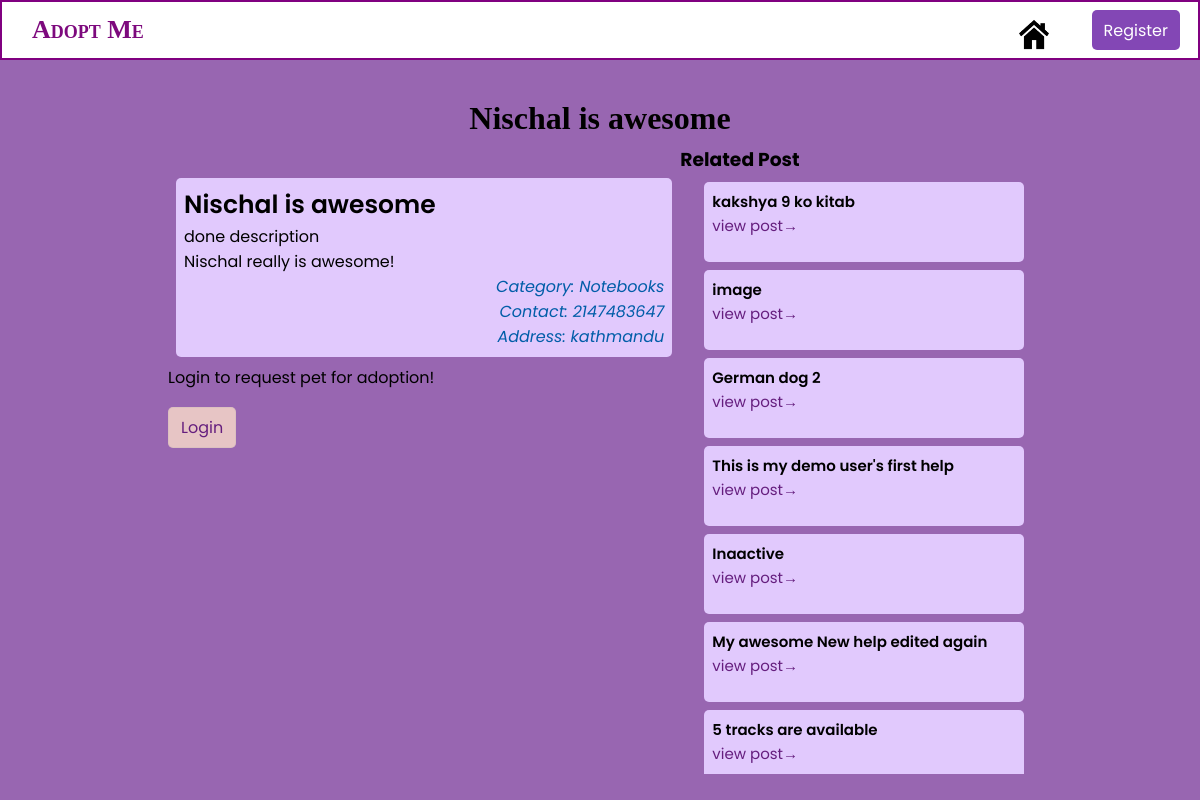
The app's page /help-detail.php?help_id=29 with its own data.
### tables this page shows
CREATE TABLE `pets` (
  `id` int(11) NOT NULL,
  `title` varchar(255) NOT NULL,
  `description` text NOT NULL,
  `location` varchar(255) NOT NULL,
  `contact` int(11) NOT NULL,
  `helper_id` int(10) UNSIGNED NOT NULL,
  `category` int(10) UNSIGNED DEFAULT NULL,
  `created_at` datetime NOT NULL DEFAULT current_timestamp(),
  `active` int(11) NOT NULL DEFAULT 1,
  `image` varchar(255) DEFAULT NULL
);

CREATE TABLE `pets_category` (
  `id` int(11) NOT NULL,
  `name` varchar(256) NOT NULL,
  `description` varchar(1000) DEFAULT NULL
);

### help-detail.php (the view, shortened to what this page needs)
<?php
include "./includes/function.php";
if (isset($_GET['help_id'])) :
    $help_id = $_GET['help_id'];
    $help_res = getPetById($help_id);
    if ($help_res->num_rows != 0) :
        while ($row = $help_res->fetch_object()) {
            $help = $row;
        }
    else :
        $_SESSION['message'] = array('type' => 'danger', 'msg' => 'Pet not found!');
        header('Location: /list.php');
        exit();
    endif;
else :
    $_SESSION['message'] = array('type' => 'danger', 'msg' => 'Pet not found!');
    header('Location: /list.php');
    exit();
endif;
?>
<!DOCTYPE html>
<html lang="en">
<head>
    <link rel="stylesheet" href="./styles/main.css">
    <link rel="stylesheet" href="./styles/nav.css">
    <link rel="stylesheet" href="./styles/list.css">
</head>
<body>
    <?php include("./partials/nav.php") ?>
    <div class="container">
        <div class="title">
            <h1><?= $help->title ?></h1>
        </div>
        <div class="data-section">
            <div class="render-section">
                <div class="">
                </div>
                <div class="">
                    <div class='help-item'>
                        <div class='help-title'>
                            <h3><?= $help->title ?></h3>
                        </div>
                        <div class='help-description'>
                            <p><?= $help->description ?></p>
                        </div>
                        <div class='help-meta help-meta-category'>
                            Category: <?php echoCategoryName($help->category); ?>
                        </div>
                        <div class='help-meta help-meta-contact'>
                            Contact: <?= $help->contact ?>
                        </div>
                        <div class='help-meta help-meta-location'>
                            Address: <?= $help->location ?>
                        </div>
                    </div>
                </div>
                <?php if (isAuthenticated()) : ?>
                    <?php if (!checkRequestSent($help->id)) : ?>
                        <form action="./send_request.php" method="post">
                            <input type="hidden" name="pet_id" value="<?= $help->id ?>">
                            Message: <input type="message" placeholder="Please provide your full detail. Your LOCATION is a must! Your message should be convincing to the owner of the post." name="message" value="" required>
                            <br>
                            <button type="submit" name="post_request">REQUEST</button>
                        </form>
                    <?php else : ?>
                        Pet adoption request sent!
                    <?php endif; ?>
                <?php else : ?>
                    Login to request pet for adoption!<br><br>
                    <a class="btn btnz" href="./login.php">Login</a>
                <?php endif; ?>
            </div>
            <div class="">
                <h3>Related Post</h3>
                <div class="related-helps">
                    <?php
                    $rel_helps = getRelatedDonations($cat = $help->category, $cur_help_id = $help->id);
                    foreach ($rel_helps as $help) {
                    ?>
                        <div class='help-item'>
                            <div class='help-title'>
                                <h3><?= $help['title'] ?></h3>
                            </div>
                            <div class="view-more"><a href="./help-detail.php?help_id=<?= $help['id'] ?>" class="">view post&rarr;</a></div>
                        </div>
                    <?php
                    }
                    ?>
                </div>
            </div>
        </div>
    </div>
</body>
</html>

### includes/function.php (shortened to what this page needs)
<?php
require_once('database.php');
function isAuthenticated()
{
    return isset($_SESSION['user']);
}
function getPetById($pet_id = NULL, $owner = NULL)
{
    global $conn;
    if ($pet_id !== "" && $pet_id !== NULL && $pet_id !== 0) {
        if ($owner == NULL) {
            $sql = $conn->prepare("SELECT * FROM `pets` WHERE `id` = ?");
            $sql->bind_param('i', $pet_id);
        } else {
            $sql = $conn->prepare("SELECT * FROM `pets` WHERE `id` = ? AND `helper_id` = ?");
            $sql->bind_param('ii', $pet_id, $owner);
        }
        $sql->execute();
        $help = $sql->get_result();
        return $help;
    } else {
        return NULL;
    }
}
function echoCategoryName($id = NULL)
{
    global $conn;
    $sql = $conn->prepare("SELECT `name` FROM pets_category WHERE id = ?");
    $sql->bind_param('i', $id);
    $sql->execute();
    $res = $sql->get_result();
    if ($res->num_rows !== 0) {
        while ($cat_name = $res->fetch_assoc()) {
            echo $cat_name['name'];
        }
    } else {
        echo $id;
    }
}
function getRelatedDonations($cat = NULL, $cur_help_id = NULL)
{
    $result = array();
    global $conn;
    $sql = $conn->prepare("SELECT * FROM pets WHERE category = ? AND active = 1 ORDER BY `pets`.`id` DESC LIMIT 10 ");
    $sql->bind_param("i", $cat);
    $sql->execute();
    $rows = $sql->get_result();
    while ($row = $rows->fetch_array()) {
        if ($row['id'] == $cur_help_id) {
            continue;
        }
        array_push($result, $row);
    }
    if ($rows->num_rows < 8) {
        $sql = $conn->prepare("SELECT * FROM pets WHERE active = 1 ORDER BY `pets`.`id` DESC LIMIT 7");
        $sql->execute();
        $new_res = $sql->get_result();
        while ($row = $new_res->fetch_array()) {
            if ($row['id'] == $cur_help_id || in_array($row, $result)) {
                continue;
            }
            array_push($result, $row);
        }
    }
    return $result;
}

### styles/main.css (style rules this page uses)
* { --primary: #8347b5; --secondary: #ffffff; --primary-green: #227027; --secondary-green: #90f096; --primary-red: #a81b0e; --secondary-red: #ff7a73; --meta: rgb(0, 93, 168); --focus-light: rgba(163, 211, 226, 0.897); --primary-btn-active: #ffffff; padding: 0px; margin: 0px; font-family: "Poppins", "Segoe UI", Tahoma, Geneva, Verdana, sans-serif; box-sizing: border-box; }
.container { padding: 100px 10rem 0px 10rem; }
.btn { border: 0.1rem solid #a8a8a82d; padding: 1vh 1vw; border-radius: 5px; min-height: 30px; max-height: 10vh; cursor: pointer; }
a { text-decoration: none; color: #651e7e; }
body { background-color: white; }
.btnz { background-color: rgb(231, 197, 197); }

### styles/nav.css (style rules this page uses)
* { margin: 0; padding: 0; }
body { height: 100vh; background-color: rgb(152, 102, 177); background-size: cover; background-position: center; }

### styles/list.css (style rules this page uses)
.title { text-align: center; color: rgba(243, 233, 245, 0.795); align-content: center; }
.title h1 { font-family: cursive; color: black; }
.data-section { display: flex; flex-wrap: wrap; padding: 0.5em; }
.helplist-container, .related-helps { flex: 1 1 75%; height: 75vh; min-width: 60%; background-color: transparent; border-radius: 5px; overflow-y: scroll; padding: 0px 0px 0px 1rem; }
.render-section { min-width: 50%; flex: 1 1 50%; }
.help-item { min-height: 10vh; background-color: #e1c9fd; margin: 1vh; padding: 1vh; border-radius: 5px; }
.help-meta { font-style: italic; text-align: right; color: var(--meta); }
.help-title > * { font-weight: 600; font-size: 25px; }
.related-helps { max-width: 35ch; min-width: 35ch; }
.related-helps h3, .related-helps a { font-size: 15px; }

### records on screen
pets: title "Nischal is awesome", description "done description Nischal really is awesome!", contact "2147483647", location "kathmandu"
pets_category: name "Notebooks"
pets: title "kakshya 9 ko kitab"
pets: title "image"
pets: title "German dog 2"
pets: title "This is my demo user's first help"
pets: title "Inaactive"
pets: title "My awesome New help edited again"
pets: title "5 tracks are available"
